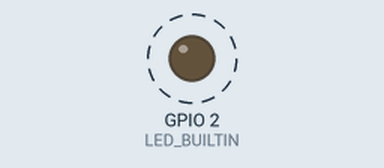
Simulated run of this sketch. Board: ESP8266 (NodeMCU). On the bench: output pins drawn as LEDs (lit = HIGH, except the on-board LED, lit = LOW). Dashed ring = blinking. WiFi joins after 1.5 s; servers stay silent unless stated; EEPROM starts erased; what the sketch prints to the serial monitor is not drawn. At 4.5 s the program puts the board to deep sleep or switches it off; the recording ends there.

Above: at 1.7 s.
Timing chart, 0 to 4.5 s (numbered marks = the images above):
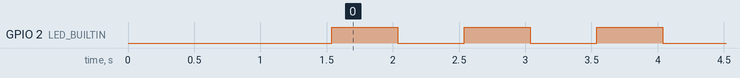

The sketch:

05-read-write-eeprom-reset.ino
```cpp
// INFO: Read from EEPROM successfully after reset
// HARDWARE: ESP-12F module with FTDI chip for flashing

#define LED_BUILTIN 2

#include <ESP8266WiFi.h>
#include <EEPROM.h>

// Edit "secret" ssid and password below
const char* ssid = "secret";
const char* password = "secret";
String writeStr = "ohai";

void setup() {
  pinMode(LED_BUILTIN, OUTPUT); // GPIO02 on ESP-12 module is linked to on-board LED

  Serial.begin(115200);
  delay(10);

  Serial.println("");
  Serial.println("[INFO] In setup...");
  readKey();
  connectWiFi();
}

void loop() {
  Serial.println("[INFO] In loop...");
  writeKey(writeStr);
  readKey();

  Serial.print("[INFO] WiFi IP address: ");
  Serial.println(WiFi.localIP());

  blink(500);
  blink(500);
  blink(500);

  Serial.println("[INFO] Sleeping...");

  ESP.deepSleep(0, WAKE_RF_DEFAULT); // sleep indefinitely until wakeup
}

void blink(int interval) {
  digitalWrite(LED_BUILTIN, HIGH);
  delay(interval);

  digitalWrite(LED_BUILTIN, LOW);
  delay(interval);
}

void connectWiFi() {
  Serial.println();
  Serial.println();
  Serial.print("Connecting to ");
  Serial.println(ssid);

  WiFi.begin(ssid, password);

  while (WiFi.status() != WL_CONNECTED) {
    delay(500);
    Serial.print(".");
  }

  Serial.println("");
  Serial.println("WiFi connected");
  Serial.println("IP address: ");
  Serial.println(WiFi.localIP());
}

void writeKey(String writeStr) {
  EEPROM.begin(512);
  delay(10);

  for (int i = 0; i < writeStr.length(); ++i) {
    EEPROM.write(i, writeStr[i]);
    Serial.print("[INFO] Writing to EEPROM: ");
    Serial.println(writeStr[i]);
  }

  EEPROM.commit();
}

String readKey() {
  EEPROM.begin(512);

  String readStr;
  char readChar;
  Serial.print("[INFO] Reading from EEPROM: ");

  // TODO: Store length of key
  for (int i = 0; i < 22; ++i) {
    readChar = char(EEPROM.read(i));
    readStr += readChar;
  }

  Serial.println("");
  Serial.println(readStr);
  return readStr;
}
```

Measured:
- by itself, GPIO 2 (LED_BUILTIN): alternates HIGH for 0.50 s and LOW for 0.50 s
